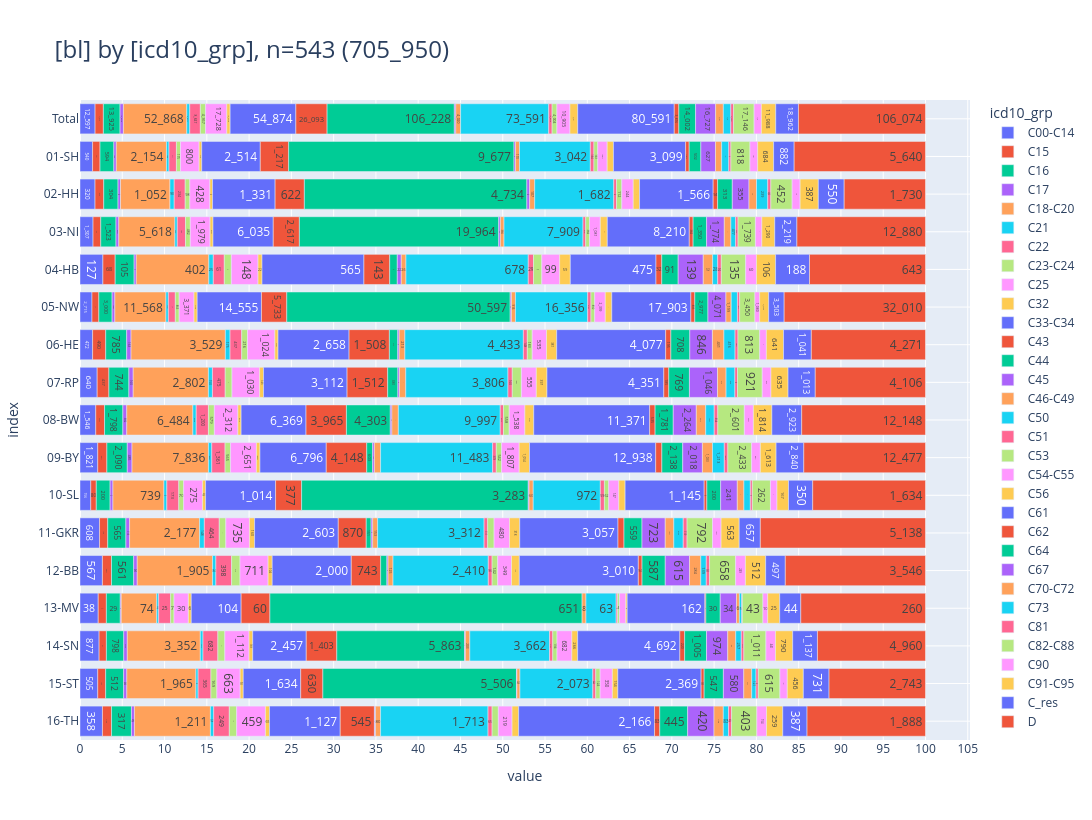

This figure's notebook cell:
### Markdown cell above
### <a id='toc1_5_2_'></a>[Diagnosegruppen](#toc0_)

> 💡 `ZfKD`: _"Die Anteile für D-Diagnosen sind in etwa vergleichbar, die für C44 unterscheiden sich recht deutlich"_

### Code cell
_filters = [
    FILTERS_VALID,
    FILTERS_DY_MAX,
]
_filter = hlp.get_duckdb_filter_n(
    con=con,
    query="from tumor_epi_clin_all",
    filters=_filters,
    # distinct_metric="z_tum_id",
    first_n_filter_apply_to_rows=0,
)

_df = con.sql(f"""--sql
    select
        --z_dy::text as z_dy,
        GKZbl_label as bl,
        code_kid as icd10_grp,
    from tumor_epi_clin_all tum
    left join dim_icd10_3d icd on tum.z_icd10_3d = icd.code
    where {_filter}
    """
).to_df()
# _df

_=pls.plot_stacked_bars(
    _df,
    orientation="h",
    normalize=False,
    relative=True,
    dropna=False,
    sort_values_index=False,
    show_total=True,
    height=820,
)

### Figure 1 — Plotly figure (JSON) as saved in the notebook; plotly's stock layout.template omitted (floating-point values rounded to 4 significant figures)
{"data": [{"hovertemplate": "col=C00-C14<br>value=%{x}<br>index=%{y}<br>cnt_str=%{text}<extra></extra>", "legendgroup": "C00-C14", "marker": {"color": "#636EFA", "pattern": {"shape": ""}}, "name": "C00-C14", "orientation": "h", "showlegend": true, "text": ["12_597", "540", "320", "1_307", "127", "2_715", "472", "640", "1_546", "1_821", "156", "608", "567", "38", "877", "505", "358"], "textposition": "auto", "type": "bar", "x": [12597, 540, 320, 1307, 127, 2715, 472, 640, 1546, 1821, 156, 608, 567, 38, 877, 505, 358], "xaxis": "x", "y": [" Total", "01-SH", "02-HH", "03-NI", "04-HB", "05-NW", "06-HE", "07-RP", "08-BW", "09-BY", "10-SL", "11-GKR", "12-BB", "13-MV", "14-SN", "15-ST", "16-TH"], "yaxis": "y"}, {"hovertemplate": "col=C15<br>value=%{x}<br>index=%{y}<br>cnt_str=%{text}<extra></extra>", "legendgroup": "C15", "marker": {"color": "#EF553B", "pattern": {"shape": ""}}, "name": "C15", "orientation": "h", "showlegend": true, "text": ["6_915", "320", "185", "774", "68", "1_554", "490", "437", "863", "937", "80", "255", "230", "17", "335", "225", "145"], "textposition": "auto", "type": "bar", "x": [6915, 320, 185, 774, 68, 1554, 490, 437, 863, 937, 80, 255, 230, 17, 335, 225, 145], "xaxis": "x", "y": [" Total", "01-SH", "02-HH", "03-NI", "04-HB", "05-NW", "06-HE", "07-RP", "08-BW", "09-BY", "10-SL", "11-GKR", "12-BB", "13-MV", "14-SN", "15-ST", "16-TH"], "yaxis": "y"}, {"hovertemplate": "col=C16<br>value=%{x}<br>index=%{y}<br>cnt_str=%{text}<extra></extra>", "legendgroup": "C16", "marker": {"color": "#00CC96", "pattern": {"shape": ""}}, "name": "C16", "orientation": "h", "showlegend": true, "text": ["13_925", "594", "304", "1_523", "105", "3_000", "785", "744", "1_798", "2_090", "200", "565", "561", "29", "798", "512", "317"], "textposition": "auto", "type": "bar", "x": [13925, 594, 304, 1523, 105, 3000, 785, 744, 1798, 2090, 200, 565, 561, 29, 798, 512, 317], "xaxis": "x", "y": [" Total", "01-SH", "02-HH", "03-NI", "04-HB", "05-NW", "06-HE", "07-RP", "08-BW", "09-BY", "10-SL", "11-GKR", "12-BB", "13-MV", "14-SN", "15-ST", "16-TH"], "yaxis": "y"}, {"hovertemplate": "col=C17<br>value=%{x}<br>index=%{y}<br>cnt_str=%{text}<extra></extra>", "legendgroup": "C17", "marker": {"color": "#AB63FA", "pattern": {"shape": ""}}, "name": "C17", "orientation": "h", "showlegend": true, "text": ["2_820", "105", "53", "284", "12", "628", "163", "160", "382", "485", "41", "115", "90", "2", "162", "90", "48"], "textposition": "auto", "type": "bar", "x": [2820, 105, 53, 284, 12, 628, 163, 160, 382, 485, 41, 115, 90, 2, 162, 90, 48], "xaxis": "x", "y": [" Total", "01-SH", "02-HH", "03-NI", "04-HB", "05-NW", "06-HE", "07-RP", "08-BW", "09-BY", "10-SL", "11-GKR", "12-BB", "13-MV", "14-SN", "15-ST", "16-TH"], "yaxis": "y"}, {"hovertemplate": "col=C18-C20<br>value=%{x}<br>index=%{y}<br>cnt_str=%{text}<extra></extra>", "legendgroup": "C18-C20", "marker": {"color": "#FFA15A", "pattern": {"shape": ""}}, "name": "C18-C20", "orientation": "h", "showlegend": true, "text": ["52_868", "2_154", "1_052", "5_618", "402", "11_568", "3_529", "2_802", "6_484", "7_836", "739", "2_177", "1_905", "74", "3_352", "1_965", "1_211"], "textposition": "auto", "type": "bar", "x": [52868, 2154, 1052, 5618, 402, 11568, 3529, 2802, 6484, 7836, 739, 2177, 1905, 74, 3352, 1965, 1211], "xaxis": "x", "y": [" Total", "01-SH", "02-HH", "03-NI", "04-HB", "05-NW", "06-HE", "07-RP", "08-BW", "09-BY", "10-SL", "11-GKR", "12-BB", "13-MV", "14-SN", "15-ST", "16-TH"], "yaxis": "y"}, {"hovertemplate": "col=C21<br>value=%{x}<br>index=%{y}<br>cnt_str=%{text}<extra></extra>", "legendgroup": "C21", "marker": {"color": "#19D3F3", "pattern": {"shape": ""}}, "name": "C21", "orientation": "h", "showlegend": true, "text": ["2_521", "109", "90", "239", "25", "547", "175", "150", "330", "340", "42", "148", "84", "4", "124", "62", "52"], "textposition": "auto", "type": "bar", "x": [2521, 109, 90, 239, 25, 547, 175, 150, 330, 340, 42, 148, 84, 4, 124, 62, 52], "xaxis": "x", "y": [" Total", "01-SH", "02-HH", "03-NI", "04-HB", "05-NW", "06-HE", "07-RP", "08-BW", "09-BY", "10-SL", "11-GKR", "12-BB", "13-MV", "14-SN", "15-ST", "16-TH"], "yaxis": "y"}, {"hovertemplate": "col=C22<br>value=%{x}<br>index=%{y}<br>cnt_str=%{text}<extra></extra>", "legendgroup": "C22", "marker": {"color": "#FF6692", "pattern": {"shape": ""}}, "name": "C22", "orientation": "h", "showlegend": true, "text": ["8_847", "319", "234", "823", "61", "1_581", "437", "475", "1_200", "1_361", "173", "464", "398", "25", "682", "365", "249"], "textposition": "auto", "type": "bar", "x": [8847, 319, 234, 823, 61, 1581, 437, 475, 1200, 1361, 173, 464, 398, 25, 682, 365, 249], "xaxis": "x", "y": [" Total", "01-SH", "02-HH", "03-NI", "04-HB", "05-NW", "06-HE", "07-RP", "08-BW", "09-BY", "10-SL", "11-GKR", "12-BB", "13-MV", "14-SN", "15-ST", "16-TH"], "yaxis": "y"}, {"hovertemplate": "col=C23-C24<br>value=%{x}<br>index=%{y}<br>cnt_str=%{text}<extra></extra>", "legendgroup": "C23-C24", "marker": {"color": "#B6E880", "pattern": {"shape": ""}}, "name": "C23-C24", "orientation": "h", "showlegend": true, "text": ["4_367", "175", "98", "482", "39", "863", "216", "252", "579", "565", "70", "204", "212", "7", "319", "169", "117"], "textposition": "auto", "type": "bar", "x": [4367, 175, 98, 482, 39, 863, 216, 252, 579, 565, 70, 204, 212, 7, 319, 169, 117], "xaxis": "x", "y": [" Total", "01-SH", "02-HH", "03-NI", "04-HB", "05-NW", "06-HE", "07-RP", "08-BW", "09-BY", "10-SL", "11-GKR", "12-BB", "13-MV", "14-SN", "15-ST", "16-TH"], "yaxis": "y"}, {"hovertemplate": "col=C25<br>value=%{x}<br>index=%{y}<br>cnt_str=%{text}<extra></extra>", "legendgroup": "C25", "marker": {"color": "#FF97FF", "pattern": {"shape": ""}}, "name": "C25", "orientation": "h", "showlegend": true, "text": ["17_728", "800", "428", "1_979", "148", "3_371", "1_024", "1_030", "2_312", "2_651", "275", "735", "711", "30", "1_112", "663", "459"], "textposition": "auto", "type": "bar", "x": [17728, 800, 428, 1979, 148, 3371, 1024, 1030, 2312, 2651, 275, 735, 711, 30, 1112, 663, 459], "xaxis": "x", "y": [" Total", "01-SH", "02-HH", "03-NI", "04-HB", "05-NW", "06-HE", "07-RP", "08-BW", "09-BY", "10-SL", "11-GKR", "12-BB", "13-MV", "14-SN", "15-ST", "16-TH"], "yaxis": "y"}, {"hovertemplate": "col=C32<br>value=%{x}<br>index=%{y}<br>cnt_str=%{text}<extra></extra>", "legendgroup": "C32", "marker": {"color": "#FECB52", "pattern": {"shape": ""}}, "name": "C32", "orientation": "h", "showlegend": true, "text": ["2_770", "112", "56", "294", "22", "714", "118", "145", "313", "362", "43", "160", "104", "6", "169", "87", "65"], "textposition": "auto", "type": "bar", "x": [2770, 112, 56, 294, 22, 714, 118, 145, 313, 362, 43, 160, 104, 6, 169, 87, 65], "xaxis": "x", "y": [" Total", "01-SH", "02-HH", "03-NI", "04-HB", "05-NW", "06-HE", "07-RP", "08-BW", "09-BY", "10-SL", "11-GKR", "12-BB", "13-MV", "14-SN", "15-ST", "16-TH"], "yaxis": "y"}, {"hovertemplate": "col=C33-C34<br>value=%{x}<br>index=%{y}<br>cnt_str=%{text}<extra></extra>", "legendgroup": "C33-C34", "marker": {"color": "#636EFA", "pattern": {"shape": ""}}, "name": "C33-C34", "orientation": "h", "showlegend": true, "text": ["54_874", "2_514", "1_331", "6_035", "565", "14_555", "2_658", "3_112", "6_369", "6_796", "1_014", "2_603", "2_000", "104", "2_457", "1_634", "1_127"], "textposition": "auto", "type": "bar", "x": [54874, 2514, 1331, 6035, 565, 14555, 2658, 3112, 6369, 6796, 1014, 2603, 2000, 104, 2457, 1634, 1127], "xaxis": "x", "y": [" Total", "01-SH", "02-HH", "03-NI", "04-HB", "05-NW", "06-HE", "07-RP", "08-BW", "09-BY", "10-SL", "11-GKR", "12-BB", "13-MV", "14-SN", "15-ST", "16-TH"], "yaxis": "y"}, {"hovertemplate": "col=C43<br>value=%{x}<br>index=%{y}<br>cnt_str=%{text}<extra></extra>", "legendgroup": "C43", "marker": {"color": "#EF553B", "pattern": {"shape": ""}}, "name": "C43", "orientation": "h", "showlegend": true, "text": ["26_093", "1_217", "622", "2_617", "143", "5_733", "1_508", "1_512", "3_965", "4_148", "377", "870", "743", "60", "1_403", "630", "545"], "textposition": "auto", "type": "bar", "x": [26093, 1217, 622, 2617, 143, 5733, 1508, 1512, 3965, 4148, 377, 870, 743, 60, 1403, 630, 545], "xaxis": "x", "y": [" Total", "01-SH", "02-HH", "03-NI", "04-HB", "05-NW", "06-HE", "07-RP", "08-BW", "09-BY", "10-SL", "11-GKR", "12-BB", "13-MV", "14-SN", "15-ST", "16-TH"], "yaxis": "y"}, {"hovertemplate": "col=C44<br>value=%{x}<br>index=%{y}<br>cnt_str=%{text}<extra></extra>", "legendgroup": "C44", "marker": {"color": "#00CC96", "pattern": {"shape": ""}}, "name": "C44", "orientation": "h", "showlegend": true, "text": ["106_228", "9_677", "4_734", "19_964", "42", "50_597", "314", "380", "4_303", "603", "3_283", "151", "158", "651", "5_863", "5_506", "2"], "textposition": "auto", "type": "bar", "x": [106228, 9677, 4734, 19964, 42, 50597, 314, 380, 4303, 603, 3283, 151, 158, 651, 5863, 5506, 2], "xaxis": "x", "y": [" Total", "01-SH", "02-HH", "03-NI", "04-HB", "05-NW", "06-HE", "07-RP", "08-BW", "09-BY", "10-SL", "11-GKR", "12-BB", "13-MV", "14-SN", "15-ST", "16-TH"], "yaxis": "y"}, {"hovertemplate": "col=C45<br>value=%{x}<br>index=%{y}<br>cnt_str=%{text}<extra></extra>", "legendgroup": "C45", "marker": {"color": "#AB63FA", "pattern": {"shape": ""}}, "name": "C45", "orientation": "h", "showlegend": true, "text": ["1_210", "67", "59", "169", "22", "282", "53", "58", "156", "182", "12", "50", "30", "40", "14", "16"], "textposition": "auto", "type": "bar", "x": [1210, 67, 59, 169, 22, 282, 53, 58, 156, 182, 12, 50, 30, 40, 14, 16], "xaxis": "x", "y": [" Total", "01-SH", "02-HH", "03-NI", "04-HB", "05-NW", "06-HE", "07-RP", "08-BW", "09-BY", "10-SL", "11-GKR", "12-BB", "14-SN", "15-ST", "16-TH"], "yaxis": "y"}, {"hovertemplate": "col=C46-C49<br>value=%{x}<br>index=%{y}<br>cnt_str=%{text}<extra></extra>", "legendgroup": "C46-C49", "marker": {"color": "#FFA15A", "pattern": {"shape": ""}}, "name": "C46-C49", "orientation": "h", "showlegend": true, "text": ["4_020", "170", "107", "366", "26", "916", "213", "236", "636", "637", "60", "153", "125", "8", "203", "84", "80"], "textposition": "auto", "type": "bar", "x": [4020, 170, 107, 366, 26, 916, 213, 236, 636, 637, 60, 153, 125, 8, 203, 84, 80], "xaxis": "x", "y": [" Total", "01-SH", "02-HH", "03-NI", "04-HB", "05-NW", "06-HE", "07-RP", "08-BW", "09-BY", "10-SL", "11-GKR", "12-BB", "13-MV", "14-SN", "15-ST", "16-TH"], "yaxis": "y"}, {"hovertemplate": "col=C50<br>value=%{x}<br>index=%{y}<br>cnt_str=%{text}<extra></extra>", "legendgroup": "C50", "marker": {"color": "#19D3F3", "pattern": {"shape": ""}}, "name": "C50", "orientation": "h", "showlegend": true, "text": ["73_591", "3_042", "1_682", "7_909", "678", "16_356", "4_433", "3_806", "9_997", "11_483", "972", "3_312", "2_410", "63", "3_662", "2_073", "1_713"], "textposition": "auto", "type": "bar", "x": [73591, 3042, 1682, 7909, 678, 16356, 4433, 3806, 9997, 11483, 972, 3312, 2410, 63, 3662, 2073, 1713], "xaxis": "x", "y": [" Total", "01-SH", "02-HH", "03-NI", "04-HB", "05-NW", "06-HE", "07-RP", "08-BW", "09-BY", "10-SL", "11-GKR", "12-BB", "13-MV", "14-SN", "15-ST", "16-TH"], "yaxis": "y"}, {"hovertemplate": "col=C51<br>value=%{x}<br>index=%{y}<br>cnt_str=%{text}<extra></extra>", "legendgroup": "C51", "marker": {"color": "#FF6692", "pattern": {"shape": ""}}, "name": "C51", "orientation": "h", "showlegend": true, "text": ["2_826", "154", "59", "272", "29", "741", "148", "160", "321", "378", "59", "111", "96", "3", "147", "83", "65"], "textposition": "auto", "type": "bar", "x": [2826, 154, 59, 272, 29, 741, 148, 160, 321, 378, 59, 111, 96, 3, 147, 83, 65], "xaxis": "x", "y": [" Total", "01-SH", "02-HH", "03-NI", "04-HB", "05-NW", "06-HE", "07-RP", "08-BW", "09-BY", "10-SL", "11-GKR", "12-BB", "13-MV", "14-SN", "15-ST", "16-TH"], "yaxis": "y"}, {"hovertemplate": "col=C53<br>value=%{x}<br>index=%{y}<br>cnt_str=%{text}<extra></extra>", "legendgroup": "C53", "marker": {"color": "#B6E880", "pattern": {"shape": ""}}, "name": "C53", "orientation": "h", "showlegend": true, "text": ["4_004", "163", "112", "384", "46", "850", "183", "341", "558", "542", "62", "200", "142", "4", "194", "124", "99"], "textposition": "auto", "type": "bar", "x": [4004, 163, 112, 384, 46, 850, 183, 341, 558, 542, 62, 200, 142, 4, 194, 124, 99], "xaxis": "x", "y": [" Total", "01-SH", "02-HH", "03-NI", "04-HB", "05-NW", "06-HE", "07-RP", "08-BW", "09-BY", "10-SL", "11-GKR", "12-BB", "13-MV", "14-SN", "15-ST", "16-TH"], "yaxis": "y"}, {"hovertemplate": "col=C54-C55<br>value=%{x}<br>index=%{y}<br>cnt_str=%{text}<extra></extra>", "legendgroup": "C54-C55", "marker": {"color": "#FF97FF", "pattern": {"shape": ""}}, "name": "C54-C55", "orientation": "h", "showlegend": true, "text": ["10_905", "407", "244", "1_081", "99", "2_399", "535", "555", "1_538", "1_807", "147", "480", "349", "13", "682", "350", "219"], "textposition": "auto", "type": "bar", "x": [10905, 407, 244, 1081, 99, 2399, 535, 555, 1538, 1807, 147, 480, 349, 13, 682, 350, 219], "xaxis": "x", "y": [" Total", "01-SH", "02-HH", "03-NI", "04-HB", "05-NW", "06-HE", "07-RP", "08-BW", "09-BY", "10-SL", "11-GKR", "12-BB", "13-MV", "14-SN", "15-ST", "16-TH"], "yaxis": "y"}, {"hovertemplate": "col=C56<br>value=%{x}<br>index=%{y}<br>cnt_str=%{text}<extra></extra>", "legendgroup": "C56", "marker": {"color": "#FECB52", "pattern": {"shape": ""}}, "name": "C56", "orientation": "h", "showlegend": true, "text": ["6_470", "268", "134", "700", "59", "1_472", "381", "397", "870", "1_054", "91", "318", "198", "3", "266", "154", "105"], "textposition": "auto", "type": "bar", "x": [6470, 268, 134, 700, 59, 1472, 381, 397, 870, 1054, 91, 318, 198, 3, 266, 154, 105], "xaxis": "x", "y": [" Total", "01-SH", "02-HH", "03-NI", "04-HB", "05-NW", "06-HE", "07-RP", "08-BW", "09-BY", "10-SL", "11-GKR", "12-BB", "13-MV", "14-SN", "15-ST", "16-TH"], "yaxis": "y"}, {"hovertemplate": "col=C61<br>value=%{x}<br>index=%{y}<br>cnt_str=%{text}<extra></extra>", "legendgroup": "C61", "marker": {"color": "#636EFA", "pattern": {"shape": ""}}, "name": "C61", "orientation": "h", "showlegend": true, "text": ["80_591", "3_099", "1_566", "8_210", "475", "17_903", "4_077", "4_351", "11_371", "12_938", "1_145", "3_057", "3_010", "162", "4_692", "2_369", "2_166"], "textposition": "auto", "type": "bar", "x": [80591, 3099, 1566, 8210, 475, 17903, 4077, 4351, 11371, 12938, 1145, 3057, 3010, 162, 4692, 2369, 2166], "xaxis": "x", "y": [" Total", "01-SH", "02-HH", "03-NI", "04-HB", "05-NW", "06-HE", "07-RP", "08-BW", "09-BY", "10-SL", "11-GKR", "12-BB", "13-MV", "14-SN", "15-ST", "16-TH"], "yaxis": "y"}, {"hovertemplate": "col=C62<br>value=%{x}<br>index=%{y}<br>cnt_str=%{text}<extra></extra>", "legendgroup": "C62", "marker": {"color": "#EF553B", "pattern": {"shape": ""}}, "name": "C62", "orientation": "h", "showlegend": true, "text": ["3_816", "153", "94", "384", "32", "895", "195", "185", "535", "632", "39", "187", "94", "2", "220", "86", "83"], "textposition": "auto", "type": "bar", "x": [3816, 153, 94, 384, 32, 895, 195, 185, 535, 632, 39, 187, 94, 2, 220, 86, 83], "xaxis": "x", "y": [" Total", "01-SH", "02-HH", "03-NI", "04-HB", "05-NW", "06-HE", "07-RP", "08-BW", "09-BY", "10-SL", "11-GKR", "12-BB", "13-MV", "14-SN", "15-ST", "16-TH"], "yaxis": "y"}, {"hovertemplate": "col=C64<br>value=%{x}<br>index=%{y}<br>cnt_str=%{text}<extra></extra>", "legendgroup": "C64", "marker": {"color": "#00CC96", "pattern": {"shape": ""}}, "name": "C64", "orientation": "h", "showlegend": true, "text": ["14_002", "502", "313", "1_350", "91", "2_977", "708", "769", "1_781", "2_138", "200", "559", "587", "30", "1_005", "547", "445"], "textposition": "auto", "type": "bar", "x": [14002, 502, 313, 1350, 91, 2977, 708, 769, 1781, 2138, 200, 559, 587, 30, 1005, 547, 445], "xaxis": "x", "y": [" Total", "01-SH", "02-HH", "03-NI", "04-HB", "05-NW", "06-HE", "07-RP", "08-BW", "09-BY", "10-SL", "11-GKR", "12-BB", "13-MV", "14-SN", "15-ST", "16-TH"], "yaxis": "y"}, {"hovertemplate": "col=C67<br>value=%{x}<br>index=%{y}<br>cnt_str=%{text}<extra></extra>", "legendgroup": "C67", "marker": {"color": "#AB63FA", "pattern": {"shape": ""}}, "name": "C67", "orientation": "h", "showlegend": true, "text": ["16_727", "627", "355", "1_774", "139", "4_071", "846", "1_046", "2_264", "2_018", "241", "723", "615", "34", "974", "580", "420"], "textposition": "auto", "type": "bar", "x": [16727, 627, 355, 1774, 139, 4071, 846, 1046, 2264, 2018, 241, 723, 615, 34, 974, 580, 420], "xaxis": "x", "y": [" Total", "01-SH", "02-HH", "03-NI", "04-HB", "05-NW", "06-HE", "07-RP", "08-BW", "09-BY", "10-SL", "11-GKR", "12-BB", "13-MV", "14-SN", "15-ST", "16-TH"], "yaxis": "y"}, {"hovertemplate": "col=C70-C72<br>value=%{x}<br>index=%{y}<br>cnt_str=%{text}<extra></extra>", "legendgroup": "C70-C72", "marker": {"color": "#FFA15A", "pattern": {"shape": ""}}, "name": "C70-C72", "orientation": "h", "showlegend": true, "text": ["6_433", "266", "160", "658", "52", "1_199", "431", "319", "921", "1_033", "96", "267", "284", "6", "366", "227", "148"], "textposition": "auto", "type": "bar", "x": [6433, 266, 160, 658, 52, 1199, 431, 319, 921, 1033, 96, 267, 284, 6, 366, 227, 148], "xaxis": "x", "y": [" Total", "01-SH", "02-HH", "03-NI", "04-HB", "05-NW", "06-HE", "07-RP", "08-BW", "09-BY", "10-SL", "11-GKR", "12-BB", "13-MV", "14-SN", "15-ST", "16-TH"], "yaxis": "y"}, {"hovertemplate": "col=C73<br>value=%{x}<br>index=%{y}<br>cnt_str=%{text}<extra></extra>", "legendgroup": "C73", "marker": {"color": "#19D3F3", "pattern": {"shape": ""}}, "name": "C73", "orientation": "h", "showlegend": true, "text": ["6_240", "306", "239", "477", "28", "1_407", "416", "329", "834", "1_213", "93", "293", "139", "5", "257", "121", "83"], "textposition": "auto", "type": "bar", "x": [6240, 306, 239, 477, 28, 1407, 416, 329, 834, 1213, 93, 293, 139, 5, 257, 121, 83], "xaxis": "x", "y": [" Total", "01-SH", "02-HH", "03-NI", "04-HB", "05-NW", "06-HE", "07-RP", "08-BW", "09-BY", "10-SL", "11-GKR", "12-BB", "13-MV", "14-SN", "15-ST", "16-TH"], "yaxis": "y"}, {"hovertemplate": "col=C81<br>value=%{x}<br>index=%{y}<br>cnt_str=%{text}<extra></extra>", "legendgroup": "C81", "marker": {"color": "#FF6692", "pattern": {"shape": ""}}, "name": "C81", "orientation": "h", "showlegend": true, "text": ["2_310", "91", "66", "242", "20", "504", "109", "96", "354", "364", "29", "119", "83", "1", "118", "65", "49"], "textposition": "auto", "type": "bar", "x": [2310, 91, 66, 242, 20, 504, 109, 96, 354, 364, 29, 119, 83, 1, 118, 65, 49], "xaxis": "x", "y": [" Total", "01-SH", "02-HH", "03-NI", "04-HB", "05-NW", "06-HE", "07-RP", "08-BW", "09-BY", "10-SL", "11-GKR", "12-BB", "13-MV", "14-SN", "15-ST", "16-TH"], "yaxis": "y"}, {"hovertemplate": "col=C82-C88<br>value=%{x}<br>index=%{y}<br>cnt_str=%{text}<extra></extra>", "legendgroup": "C82-C88", "marker": {"color": "#B6E880", "pattern": {"shape": ""}}, "name": "C82-C88", "orientation": "h", "showlegend": true, "text": ["17_146", "818", "452", "1_739", "135", "3_450", "813", "921", "2_601", "2_433", "262", "792", "658", "43", "1_011", "615", "403"], "textposition": "auto", "type": "bar", "x": [17146, 818, 452, 1739, 135, 3450, 813, 921, 2601, 2433, 262, 792, 658, 43, 1011, 615, 403], "xaxis": "x", "y": [" Total", "01-SH", "02-HH", "03-NI", "04-HB", "05-NW", "06-HE", "07-RP", "08-BW", "09-BY", "10-SL", "11-GKR", "12-BB", "13-MV", "14-SN", "15-ST", "16-TH"], "yaxis": "y"}, {"hovertemplate": "col=C90<br>value=%{x}<br>index=%{y}<br>cnt_str=%{text}<extra></extra>", "legendgroup": "C90", "marker": {"color": "#FF97FF", "pattern": {"shape": ""}}, "name": "C90", "orientation": "h", "showlegend": true, "text": ["6_082", "332", "171", "649", "60", "1_080", "250", "327", "891", "897", "95", "267", "249", "10", "440", "210", "154"], "textposition": "auto", "type": "bar", "x": [6082, 332, 171, 649, 60, 1080, 250, 327, 891, 897, 95, 267, 249, 10, 440, 210, 154], "xaxis": "x", "y": [" Total", "01-SH", "02-HH", "03-NI", "04-HB", "05-NW", "06-HE", "07-RP", "08-BW", "09-BY", "10-SL", "11-GKR", "12-BB", "13-MV", "14-SN", "15-ST", "16-TH"], "yaxis": "y"}, {"hovertemplate": "col=C91-C95<br>value=%{x}<br>index=%{y}<br>cnt_str=%{text}<extra></extra>", "legendgroup": "C91-C95", "marker": {"color": "#FECB52", "pattern": {"shape": ""}}, "name": "C91-C95", "orientation": "h", "showlegend": true, "text": ["11_988", "684", "387", "1_290", "106", "2_046", "641", "635", "1_814", "1_613", "167", "563", "512", "25", "790", "456", "259"], "textposition": "auto", "type": "bar", "x": [11988, 684, 387, 1290, 106, 2046, 641, 635, 1814, 1613, 167, 563, 512, 25, 790, 456, 259], "xaxis": "x", "y": [" Total", "01-SH", "02-HH", "03-NI", "04-HB", "05-NW", "06-HE", "07-RP", "08-BW", "09-BY", "10-SL", "11-GKR", "12-BB", "13-MV", "14-SN", "15-ST", "16-TH"], "yaxis": "y"}, {"hovertemplate": "col=C_res<br>value=%{x}<br>index=%{y}<br>cnt_str=%{text}<extra></extra>", "legendgroup": "C_res", "marker": {"color": "#636EFA", "pattern": {"shape": ""}}, "name": "C_res", "orientation": "h", "showlegend": true, "text": ["18_962", "882", "550", "2_219", "188", "3_503", "1_041", "1_013", "2_923", "2_840", "350", "657", "497", "44", "1_137", "731", "387"], "textposition": "auto", "type": "bar", "x": [18962, 882, 550, 2219, 188, 3503, 1041, 1013, 2923, 2840, 350, 657, 497, 44, 1137, 731, 387], "xaxis": "x", "y": [" Total", "01-SH", "02-HH", "03-NI", "04-HB", "05-NW", "06-HE", "07-RP", "08-BW", "09-BY", "10-SL", "11-GKR", "12-BB", "13-MV", "14-SN", "15-ST", "16-TH"], "yaxis": "y"}, {"hovertemplate": "col=D<br>value=%{x}<br>index=%{y}<br>cnt_str=%{text}<extra></extra>", "legendgroup": "D", "marker": {"color": "#EF553B", "pattern": {"shape": ""}}, "name": "D", "orientation": "h", "showlegend": true, "text": ["106_074", "5_640", "1_730", "12_880", "643", "32_010", "4_271", "4_106", "12_148", "12_477", "1_634", "5_138", "3_546", "260", "4_960", "2_743", "1_888"], "textposition": "auto", "type": "bar", "x": [106074, 5640, 1730, 12880, 643, 32010, 4271, 4106, 12148, 12477, 1634, 5138, 3546, 260, 4960, 2743, 1888], "xaxis": "x", "y": [" Total", "01-SH", "02-HH", "03-NI", "04-HB", "05-NW", "06-HE", "07-RP", "08-BW", "09-BY", "10-SL", "11-GKR", "12-BB", "13-MV", "14-SN", "15-ST", "16-TH"], "yaxis": "y"}], "layout": {"barmode": "relative", "barnorm": "percent", "height": 820, "legend": {"title": {"text": "icd10_grp"}, "tracegroupgap": 0, "traceorder": "normal"}, "title": {"font": {"size": 24}, "text": "[bl] by [icd10_grp], n=543 (705_950)", "xanchor": "left", "y": 0.95, "yanchor": "top"}, "width": 1600, "xaxis": {"anchor": "y", "domain": [0, 1], "dtick": 5, "gridwidth": 1, "showgrid": true, "title": {"text": "value"}}, "yaxis": {"anchor": "x", "categoryarray": ["16-TH", "15-ST", "14-SN", "13-MV", "12-BB", "11-GKR", "10-SL", "09-BY", "08-BW", "07-RP", "06-HE", "05-NW", "04-HB", "03-NI", "02-HH", "01-SH", " Total"], "categoryorder": "array", "domain": [0, 1], "gridwidth": 1, "showgrid": true, "title": {"text": "index"}}}}
